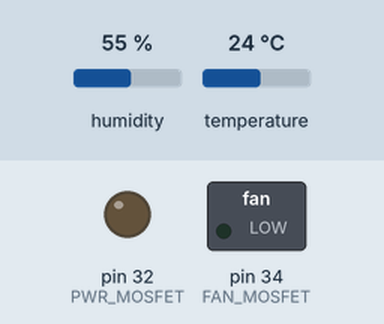
Simulated run of this sketch. Board: Arduino Mega 2560, built with avr-gcc and run on an emulated ATmega2560. Parts: switched loads named in the sketch (green lamp = pin HIGH), output pins drawn as LEDs (lit = HIGH). Inputs (shaded band) come from the test bench; at power-on: temperature 24 °C, humidity 55 %.

Above: at 2.8 s.
2.9 s: temperature set to 29 °C
5.6 s: temperature set to 32 °C
At 7.4 s:
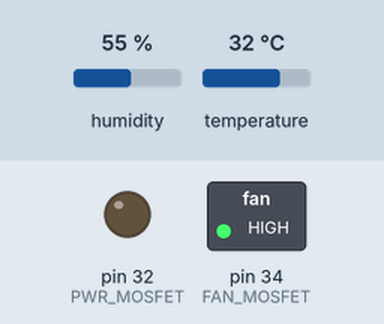
8.3 s: temperature set to 12 °C
At 11.0 s:
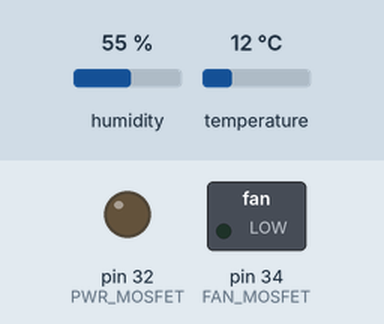
11.6 s: temperature set to 33 °C
At 13.4 s:
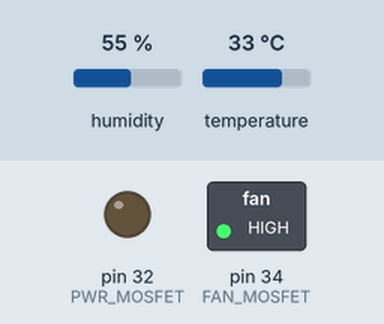
Timing chart, 0 to 14.9 s (numbered marks = the images above; inputs shaded):
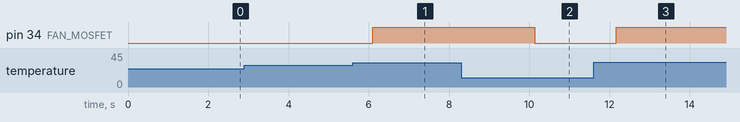

Measured:
- the behaviour switches between 30 and 31 °C on temperature (found by bisection; images 0 and 1)
- after the input at 2.9 s, every drawn part: stays the same
- after the input at 5.6 s, pin 34 (FAN_MOSFET): LOW → HIGH after 0.49 s
- after the input at 8.3 s, pin 34 (FAN_MOSFET): HIGH → LOW after 1.8 s
- after the input at 11.6 s, pin 34 (FAN_MOSFET): LOW → HIGH after 0.56 s

The sketch:

headUnitPwrControl.ino
```cpp
#include <DHT.h>

#define FAN_MOSFET 34
#define PWR_MOSFET 32

#define DHT_PIN 9
#define CAN_CS 52
#define PWR_SENSE A2

#define STANDBY_TIME_MILLIS 5000 //5 seconds (time after power off until head unit cuts out)
#define ON_THRESHOLD 500 //analogRead value at which the head unit turns on
#define TEMP_HOT_THRESHOLD 30 //30 celsius (temp at which fans turn on)
#define THRESHOLD_DELTA 2 //2 celsius (difference between TEMP_HOT_THRESHOLD and when the fans turn off, this delta prevents fans turning on and off repeatedly --> oscillatory behaviour)

long pwrOnTime = 0; //this is a timer to turn off the head unit after STANDBY_TIME_MILLIS milliseconds
bool isFanOn = false; //used to prevent oscillatory fan behaviour
DHT dht(DHT_PIN, DHT11);

void setup() {
  pinMode(FAN_MOSFET, OUTPUT);
  pinMode(PWR_MOSFET, OUTPUT);

  dht.begin();

  //initialize CAN here
}

void loop() {
  //check if temperature is hot and turn on fans if so
  if ((dht.readTemperature() > TEMP_HOT_THRESHOLD)) {
    digitalWrite(FAN_MOSFET, HIGH);
    isFanOn = true;
  } else {
    if (isFanOn) {
      if (!(dht.readTemperature() > TEMP_HOT_THRESHOLD - THRESHOLD_DELTA)) {
        //do nothing within delta region to prevent oscillatory behaviour
        digitalWrite(FAN_MOSFET, LOW);
        isFanOn = false;
      }
    }
  } //*/
}
```
